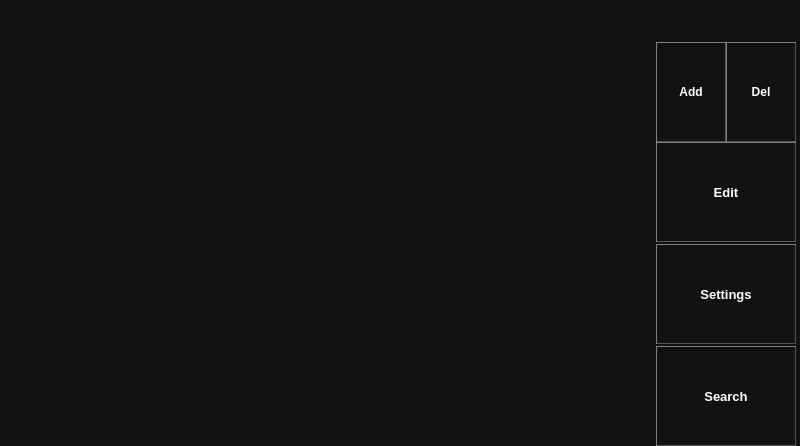
  <widget class="QWidget" name="centralwidget">
   <property name="minimumSize">
    <size>
     <width>800</width>
     <height>0</height>
    </size>
   </property>
   <property name="autoFillBackground">
    <bool>false</bool>
   </property>
   <property name="styleSheet">
    <string notr="true">QWidget {
	background-color:rgb(18, 18, 18);
	border-color: white;
}</string>
   </property>
   <layout class="QHBoxLayout" name="horizontalLayout">
    <property name="spacing">
     <number>4</number>
    </property>
    <property name="leftMargin">
     <number>4</number>
    </property>
    <property name="topMargin">
     <number>0</number>
    </property>
    <property name="rightMargin">
     <number>4</number>
    </property>
    <property name="bottomMargin">
     <number>0</number>
    </property>
    <item>
     <layout class="QVBoxLayout" name="verticalLayout">
      <item>
       <spacer name="horizontalSpacer">
        <property name="orientation">
         <enum>Qt::Horizontal</enum>
        </property>
        <property name="sizeType">
         <enum>QSizePolicy::Expanding</enum>
        </property>
        <property name="sizeHint" stdset="0">
         <size>
          <width>40</width>
          <height>20</height>
         </size>
        </property>
       </spacer>
      </item>
     </layout>
    </item>
    <item>
     <layout class="QVBoxLayout" name="verticalLayout_2">
      <property name="spacing">
       <number>0</number>
      </property>
      <property name="sizeConstraint">
       <enum>QLayout::SetNoConstraint</enum>
      </property>
      <property name="leftMargin">
       <number>0</number>
      </property>
      <property name="topMargin">
       <number>0</number>
      </property>
      <property name="rightMargin">
       <number>0</number>
      </property>
      <property name="bottomMargin">
       <number>0</number>
      </property>
      <item>
       <spacer name="verticalSpacer_3">
        <property name="orientation">
         <enum>Qt::Vertical</enum>
        </property>
        <property name="sizeType">
         <enum>QSizePolicy::Fixed</enum>
        </property>
        <property name="sizeHint" stdset="0">
         <size>
          <width>20</width>
          <height>2</height>
         </size>
        </property>
       </spacer>
      </item>
      <item>
       <spacer name="verticalSpacer">
        <property name="orientation">
         <enum>Qt::Vertical</enum>
        </property>
        <property name="sizeType">
         <enum>QSizePolicy::Expanding</enum>
        </property>
        <property name="sizeHint" stdset="0">
         <size>
          <width>20</width>
          <height>40</height>
         </size>
        </property>
       </spacer>
      </item>
      <item>
       <layout class="QHBoxLayout" name="horizontalLayout_2">
        <property name="spacing">
         <number>0</number>
        </property>
        <item>
         <widget class="QPushButton" name="pushButton_3">
          <property name="sizePolicy">
           <sizepolicy hsizetype="Minimum" vsizetype="Fixed">
            <horstretch>0</horstretch>
            <verstretch>0</verstretch>
           </sizepolicy>
          </property>
          <property name="minimumSize">
           <size>
            <width>70</width>
            <height>100</height>
           </size>
          </property>
          <property name="font">
           <font>
            <family>Arial</family>
            <weight>75</weight>
            <bold>true</bold>
           </font>
          </property>
          <property name="styleSheet">
           <string notr="true">QPushButton{
	background-color:rgb(18, 18, 18);
	color: white;
	border-style: outset;
	border-width: 0.5px;
    border-color: rgb(82, 87, 90);
	background-repeat: no-repeat;
}
QPushButton:hover{
	background-color:rgb(54, 57, 63);
	color: white;
	background-repeat: no-repeat;
}</string>
          </property>
          <property name="text">
           <string>Add</string>
          </property>
          <property name="icon">
           <iconset resource="material_design.qrc">
            <normaloff>:/new/prefix1/resources/add_circle_outline-white-24dp.svg</normaloff>:/new/prefix1/resources/add_circle_outline-white-24dp.svg</iconset>
          </property>
         </widget>
        </item>
        <item>
         <widget class="QPushButton" name="pushButton">
          <property name="sizePolicy">
           <sizepolicy hsizetype="Minimum" vsizetype="Fixed">
            <horstretch>70</horstretch>
            <verstretch>100</verstretch>
           </sizepolicy>
          </property>
          <property name="minimumSize">
           <size>
            <width>70</width>
            <height>100</height>
           </size>
          </property>
          <property name="font">
           <font>
            <family>Arial</family>
            <weight>75</weight>
            <bold>true</bold>
           </font>
          </property>
          <property name="styleSheet">
           <string notr="true">QPushButton{
	background-color:rgb(18, 18, 18);
	color: white;
	border-style: outset;
	border-width: 0.5px;
    border-color: rgb(82, 87, 90);
	background-repeat: no-repeat;
}
QPushButton:hover{
	background-color:rgb(54, 57, 63);
	color: white;
	background-repeat: no-repeat;
}</string>
          </property>
          <property name="text">
           <string>Del</string>
          </property>
          <property name="icon">
           <iconset resource="material_design.qrc">
            <normaloff>:/new/prefix1/resources/delete-white-24dp.svg</normaloff>:/new/prefix1/resources/delete-white-24dp.svg</iconset>
          </property>
         </widget>
        </item>
       </layout>
      </item>
      <item>
       <widget class="QPushButton" name="pushButton_2">
        <property name="sizePolicy">
         <sizepolicy hsizetype="Minimum" vsizetype="Fixed">
          <horstretch>0</horstretch>
          <verstretch>0</verstretch>
         </sizepolicy>
        </property>
        <property name="minimumSize">
         <size>
          <width>140</width>
          <height>100</height>
         </size>
        </property>
        <property name="palette">
         <palette>
          <active>
           <colorrole role="WindowText">
            <brush brushstyle="SolidPattern">
             <color alpha="255">
              <red>255</red>
              <green>255</green>
              <blue>255</blue>
             </color>
            </brush>
           </colorrole>
           <colorrole role="Button">
            <brush brushstyle="SolidPattern">
             <color alpha="255">
              <red>18</red>
              <green>18</green>
              <blue>18</blue>
             </color>
            </brush>
           </colorrole>
           <colorrole role="Text">
            <brush brushstyle="SolidPattern">
             <color alpha="255">
              <red>255</red>
              <green>255</green>
              <blue>255</blue>
             </color>
            </brush>
           </colorrole>
           <colorrole role="ButtonText">
            <brush brushstyle="SolidPattern">
             <color alpha="255">
              <red>255</red>
              <green>255</green>
              <blue>255</blue>
             </color>
            </brush>
           </colorrole>
           <colorrole role="Base">
            <brush brushstyle="SolidPattern">
             <color alpha="255">
              <red>18</red>
              <green>18</green>
              <blue>18</blue>
             </color>
            </brush>
           </colorrole>
           <colorrole role="Window">
            <brush brushstyle="SolidPattern">
             <color alpha="255">
              <red>18</red>
              <green>18</green>
              <blue>18</blue>
             </color>
            </brush>
           </colorrole>
           <colorrole role="PlaceholderText">
            <brush brushstyle="NoBrush">
             <color alpha="128">
              <red>255</red>
              <green>255</green>
              <blue>255</blue>
             </color>
            </brush>
           </colorrole>
          </active>
          <inactive>
           <colorrole role="WindowText">
            <brush brushstyle="SolidPattern">
             <color alpha="255">
              <red>255</red>
              <green>255</green>
              <blue>255</blue>
             </color>
            </brush>
           </colorrole>
           <colorrole role="Button">
            <brush brushstyle="SolidPattern">
             <color alpha="255">
              <red>18</red>
              <green>18</green>
              <blue>18</blue>
             </color>
            </brush>
           </colorrole>
           <colorrole role="Text">
            <brush brushstyle="SolidPattern">
             <color alpha="255">
              <red>255</red>
              <green>255</green>
              <blue>255</blue>
             </color>
            </brush>
           </colorrole>
           <colorrole role="ButtonText">
            <brush brushstyle="SolidPattern">
             <color alpha="255">
              <red>255</red>
              <green>255</green>
              <blue>255</blue>
             </color>
            </brush>
           </colorrole>
           <colorrole role="Base">
            <brush brushstyle="SolidPattern">
             <color alpha="255">
              <red>18</red>
              <green>18</green>
              <blue>18</blue>
             </color>
            </brush>
           </colorrole>
           <colorrole role="Window">
            <brush brushstyle="SolidPattern">
             <color alpha="255">
              <red>18</red>
              <green>18</green>
              <blue>18</blue>
             </color>
            </brush>
           </colorrole>
           <colorrole role="PlaceholderText">
            <brush brushstyle="NoBrush">
             <color alpha="128">
              <red>255</red>
              <green>255</green>
              <blue>255</blue>
             </color>
            </brush>
           </colorrole>
          </inactive>
          <disabled>
           <colorrole role="WindowText">
            <brush brushstyle="SolidPattern">
             <color alpha="255">
              <red>255</red>
              <green>255</green>
              <blue>255</blue>
             </color>
            </brush>
           </colorrole>
           <colorrole role="Button">
            <brush brushstyle="SolidPattern">
             <color alpha="255">
              <red>18</red>
              <green>18</green>
              <blue>18</blue>
             </color>
            </brush>
           </colorrole>
           <colorrole role="Text">
            <brush brushstyle="SolidPattern">
             <color alpha="255">
              <red>255</red>
              <green>255</green>
              <blue>255</blue>
             </color>
            </brush>
           </colorrole>
           <colorrole role="ButtonText">
            <brush brushstyle="SolidPattern">
             <color alpha="255">
              <red>255</red>
              <green>255</green>
              <blue>255</blue>
             </color>
            </brush>
           </colorrole>
           <colorrole role="Base">
            <brush brushstyle="SolidPattern">
             <color alpha="255">
              <red>18</red>
              <green>18</green>
              <blue>18</blue>
             </color>
            </brush>
           </colorrole>
           <colorrole role="Window">
            <brush brushstyle="SolidPattern">
             <color alpha="255">
              <red>18</red>
              <green>18</green>
              <blue>18</blue>
             </color>
            </brush>
           </colorrole>
           <colorrole role="PlaceholderText">
            <brush brushstyle="NoBrush">
             <color alpha="128">
              <red>255</red>
              <green>255</green>
              <blue>255</blue>
             </color>
            </brush>
           </colorrole>
          </disabled>
         </palette>
        </property>
        <property name="font">
         <font>
          <family>Arial</family>
          <pointsize>10</pointsize>
          <weight>75</weight>
          <bold>true</bold>
         </font>
        </property>
        <property name="cursor">
         <cursorShape>PointingHandCursor</cursorShape>
        </property>
        <property name="styleSheet">
         <string notr="true">QPushButton{
	background-color:rgb(18, 18, 18);
	color: white;
	border-style: outset;
	border-width: 0.5px;
    border-color: rgb(82, 87, 90);
	background-repeat: no-repeat;
}
QPushButton:hover{
	background-color:rgb(54, 57, 63);
	color: white;
	background-repeat: no-repeat;
}</string>
        </property>
        <property name="locale">
         <locale language="English" country="UnitedKingdom"/>
        </property>
        <property name="text">
         <string>Edit</string>
        </property>
        <property name="icon">
         <iconset resource="material_design.qrc">
          <normaloff>:/new/prefix1/resources/edit-white-24dp.svg</normaloff>:/new/prefix1/resources/edit-white-24dp.svg</iconset>
        </property>
       </widget>
      </item>
      <item>
       <spacer name="verticalSpacer_2">
        <property name="orientation">
         <enum>Qt::Vertical</enum>
        </property>
        <property name="sizeType">
         <enum>QSizePolicy::Fixed</enum>
        </property>
        <property name="sizeHint" stdset="0">
         <size>
          <width>20</width>
          <height>2</height>
         </size>
        </property>
       </spacer>
      </item>
      <item>
       <widget class="QPushButton" name="pushButton_5">
        <property name="sizePolicy">
         <sizepolicy hsizetype="Minimum" vsizetype="Fixed">
          <horstretch>0</horstretch>
          <verstretch>0</verstretch>
         </sizepolicy>
        </property>
        <property name="minimumSize">
         <size>
          <width>140</width>
          <height>100</height>
         </size>
        </property>
        <property name="maximumSize">
         <size>
          <width>16777215</width>
          <height>100</height>
         </size>
        </property>
        <property name="palette">
         <palette>
          <active>
           <colorrole role="WindowText">
            <brush brushstyle="SolidPattern">
             <color alpha="255">
              <red>255</red>
              <green>255</green>
              <blue>255</blue>
             </color>
            </brush>
           </colorrole>
           <colorrole role="Button">
            <brush brushstyle="SolidPattern">
             <color alpha="255">
              <red>18</red>
              <green>18</green>
              <blue>18</blue>
             </color>
            </brush>
           </colorrole>
           <colorrole role="Text">
            <brush brushstyle="SolidPattern">
             <color alpha="255">
              <red>255</red>
              <green>255</green>
              <blue>255</blue>
             </color>
            </brush>
           </colorrole>
           <colorrole role="ButtonText">
            <brush brushstyle="SolidPattern">
             <color alpha="255">
              <red>255</red>
              <green>255</green>
              <blue>255</blue>
             </color>
            </brush>
           </colorrole>
           <colorrole role="Base">
            <brush brushstyle="SolidPattern">
             <color alpha="255">
              <red>18</red>
              <green>18</green>
              <blue>18</blue>
             </color>
            </brush>
           </colorrole>
           <colorrole role="Window">
            <brush brushstyle="SolidPattern">
             <color alpha="255">
              <red>18</red>
              <green>18</green>
              <blue>18</blue>
             </color>
            </brush>
           </colorrole>
           <colorrole role="PlaceholderText">
            <brush brushstyle="NoBrush">
             <color alpha="128">
              <red>255</red>
              <green>255</green>
              <blue>255</blue>
             </color>
            </brush>
           </colorrole>
          </active>
          <inactive>
           <colorrole role="WindowText">
            <brush brushstyle="SolidPattern">
             <color alpha="255">
              <red>255</red>
              <green>255</green>
              <blue>255</blue>
             </color>
            </brush>
           </colorrole>
           <colorrole role="Button">
            <brush brushstyle="SolidPattern">
             <color alpha="255">
              <red>18</red>
              <green>18</green>
              <blue>18</blue>
             </color>
            </brush>
           </colorrole>
           <colorrole role="Text">
            <brush brushstyle="SolidPattern">
             <color alpha="255">
              <red>255</red>
              <green>255</green>
              <blue>255</blue>
             </color>
            </brush>
           </colorrole>
           <colorrole role="ButtonText">
            <brush brushstyle="SolidPattern">
             <color alpha="255">
              <red>255</red>
              <green>255</green>
              <blue>255</blue>
             </color>
            </brush>
           </colorrole>
           <colorrole role="Base">
            <brush brushstyle="SolidPattern">
             <color alpha="255">
              <red>18</red>
              <green>18</green>
              <blue>18</blue>
             </color>
            </brush>
           </colorrole>
           <colorrole role="Window">
            <brush brushstyle="SolidPattern">
             <color alpha="255">
              <red>18</red>
              <green>18</green>
              <blue>18</blue>
             </color>
            </brush>
           </colorrole>
           <colorrole role="PlaceholderText">
            <brush brushstyle="NoBrush">
             <color alpha="128">
              <red>255</red>
              <green>255</green>
              <blue>255</blue>
             </color>
            </brush>
           </colorrole>
          </inactive>
          <disabled>
           <colorrole role="WindowText">
            <brush brushstyle="SolidPattern">
             <color alpha="255">
              <red>255</red>
              <green>255</green>
              <blue>255</blue>
             </color>
            </brush>
           </colorrole>
           <colorrole role="Button">
            <brush brushstyle="SolidPattern">
             <color alpha="255">
              <red>18</red>
              <green>18</green>
              <blue>18</blue>
             </color>
            </brush>
           </colorrole>
           <colorrole role="Text">
            <brush brushstyle="SolidPattern">
             <color alpha="255">
              <red>255</red>
              <green>255</green>
              <blue>255</blue>
             </color>
            </brush>
           </colorrole>
           <colorrole role="ButtonText">
            <brush brushstyle="SolidPattern">
             <color alpha="255">
              <red>255</red>
              <green>255</green>
              <blue>255</blue>
             </color>
            </brush>
           </colorrole>
           <colorrole role="Base">
            <brush brushstyle="SolidPattern">
             <color alpha="255">
              <red>18</red>
              <green>18</green>
              <blue>18</blue>
             </color>
            </brush>
           </colorrole>
           <colorrole role="Window">
            <brush brushstyle="SolidPattern">
             <color alpha="255">
              <red>18</red>
              <green>18</green>
              <blue>18</blue>
             </color>
            </brush>
           </colorrole>
           <colorrole role="PlaceholderText">
            <brush brushstyle="NoBrush">
             <color alpha="128">
              <red>255</red>
              <green>255</green>
              <blue>255</blue>
             </color>
            </brush>
           </colorrole>
          </disabled>
         </palette>
        </property>
        <property name="font">
         <font>
          <family>Arial</family>
          <pointsize>10</pointsize>
          <weight>75</weight>
          <bold>true</bold>
         </font>
        </property>
        <property name="cursor">
         <cursorShape>PointingHandCursor</cursorShape>
        </property>
        <property name="styleSheet">
         <string notr="true">QPushButton{
	background-color:rgb(18, 18, 18);
	color: white;
	border-style: outset;
	border-width: 0.5px;
    border-color: rgb(82, 87, 90);
}
QPushButton:hover{
	background-color:rgb(54, 57, 63);
	color: white;
	background-repeat: no-repeat;
}</string>
        </property>
        <property name="locale">
         <locale language="English" country="UnitedKingdom"/>
        </property>
        <property name="text">
         <string>Settings</string>
        </property>
        <property name="icon">
         <iconset resource="material_design.qrc">
          <normaloff>:/new/prefix1/resources/settings-white-24dp.svg</normaloff>:/new/prefix1/resources/settings-white-24dp.svg</iconset>
        </property>
       </widget>
      </item>
      <item>
       <spacer name="verticalSpacer_4">
        <property name="orientation">
         <enum>Qt::Vertical</enum>
        </property>
        <property name="sizeType">
         <enum>QSizePolicy::Fixed</enum>
        </property>
        <property name="sizeHint" stdset="0">
         <size>
          <width>20</width>
          <height>2</height>
         </size>
        </property>
       </spacer>
      </item>
      <item>
       <widget class="QPushButton" name="search">
        <property name="sizePolicy">
         <sizepolicy hsizetype="Minimum" vsizetype="Fixed">
          <horstretch>0</horstretch>
          <verstretch>0</verstretch>
         </sizepolicy>
        </property>
        <property name="minimumSize">
         <size>
          <width>140</width>
          <height>100</height>
         </size>
        </property>
        <property name="palette">
         <palette>
          <active>
           <colorrole role="WindowText">
            <brush brushstyle="SolidPattern">
             <color alpha="255">
              <red>255</red>
              <green>255</green>
              <blue>255</blue>
             </color>
            </brush>
           </colorrole>
           <colorrole role="Button">
            <brush brushstyle="SolidPattern">
             <color alpha="255">
              <red>18</red>
              <green>18</green>
              <blue>18</blue>
             </color>
            </brush>
           </colorrole>
           <colorrole role="Text">
            <brush brushstyle="SolidPattern">
             <color alpha="255">
              <red>255</red>
              <green>255</green>
              <blue>255</blue>
             </color>
            </brush>
           </colorrole>
           <colorrole role="ButtonText">
            <brush brushstyle="SolidPattern">
             <color alpha="255">
              <red>255</red>
              <green>255</green>
              <blue>255</blue>
             </color>
            </brush>
           </colorrole>
           <colorrole role="Base">
            <brush brushstyle="SolidPattern">
             <color alpha="255">
              <red>18</red>
              <green>18</green>
              <blue>18</blue>
             </color>
            </brush>
           </colorrole>
           <colorrole role="Window">
            <brush brushstyle="SolidPattern">
             <color alpha="255">
              <red>18</red>
              <green>18</green>
              <blue>18</blue>
             </color>
            </brush>
           </colorrole>
           <colorrole role="PlaceholderText">
            <brush brushstyle="NoBrush">
             <color alpha="128">
              <red>255</red>
              <green>255</green>
              <blue>255</blue>
             </color>
            </brush>
           </colorrole>
          </active>
          <inactive>
           <colorrole role="WindowText">
            <brush brushstyle="SolidPattern">
             <color alpha="255">
              <red>255</red>
              <green>255</green>
              <blue>255</blue>
             </color>
            </brush>
           </colorrole>
           <colorrole role="Button">
            <brush brushstyle="SolidPattern">
             <color alpha="255">
              <red>18</red>
              <green>18</green>
              <blue>18</blue>
             </color>
            </brush>
           </colorrole>
           <colorrole role="Text">
            <brush brushstyle="SolidPattern">
             <color alpha="255">
              <red>255</red>
              <green>255</green>
              <blue>255</blue>
             </color>
            </brush>
           </colorrole>
           <colorrole role="ButtonText">
            <brush brushstyle="SolidPattern">
             <color alpha="255">
              <red>255</red>
              <green>255</green>
              <blue>255</blue>
             </color>
            </brush>
           </colorrole>
           <colorrole role="Base">
            <brush brushstyle="SolidPattern">
             <color alpha="255">
              <red>18</red>
              <green>18</green>
              <blue>18</blue>
             </color>
            </brush>
           </colorrole>
           <colorrole role="Window">
            <brush brushstyle="SolidPattern">
             <color alpha="255">
              <red>18</red>
              <green>18</green>
              <blue>18</blue>
             </color>
            </brush>
           </colorrole>
           <colorrole role="PlaceholderText">
            <brush brushstyle="NoBrush">
             <color alpha="128">
              <red>255</red>
              <green>255</green>
              <blue>255</blue>
             </color>
            </brush>
           </colorrole>
          </inactive>
          <disabled>
           <colorrole role="WindowText">
            <brush brushstyle="SolidPattern">
             <color alpha="255">
              <red>255</red>
              <green>255</green>
              <blue>255</blue>
             </color>
            </brush>
           </colorrole>
           <colorrole role="Button">
            <brush brushstyle="SolidPattern">
             <color alpha="255">
              <red>18</red>
              <green>18</green>
              <blue>18</blue>
             </color>
            </brush>
           </colorrole>
           <colorrole role="Text">
            <brush brushstyle="SolidPattern">
             <color alpha="255">
              <red>255</red>
              <green>255</green>
              <blue>255</blue>
             </color>
            </brush>
           </colorrole>
           <colorrole role="ButtonText">
            <brush brushstyle="SolidPattern">
             <color alpha="255">
              <red>255</red>
              <green>255</green>
              <blue>255</blue>
             </color>
            </brush>
           </colorrole>
           <colorrole role="Base">
            <brush brushstyle="SolidPattern">
             <color alpha="255">
              <red>18</red>
              <green>18</green>
              <blue>18</blue>
             </color>
            </brush>
           </colorrole>
           <colorrole role="Window">
            <brush brushstyle="SolidPattern">
             <color alpha="255">
              <red>18</red>
              <green>18</green>
              <blue>18</blue>
             </color>
            </brush>
           </colorrole>
           <colorrole role="PlaceholderText">
            <brush brushstyle="NoBrush">
             <color alpha="128">
              <red>255</red>
              <green>255</green>
              <blue>255</blue>
             </color>
            </brush>
           </colorrole>
          </disabled>
         </palette>
        </property>
        <property name="font">
         <font>
          <family>Arial</family>
          <pointsize>10</pointsize>
          <weight>75</weight>
          <italic>false</italic>
          <bold>true</bold>
          <underline>false</underline>
          <strikeout>false</strikeout>
         </font>
        </property>
        <property name="cursor">
         <cursorShape>PointingHandCursor</cursorShape>
        </property>
        <property name="styleSheet">
         <string notr="true">QPushButton{
	background-color:rgb(18, 18, 18);
	color: white;
	border-style: outset;
	border-width: 0.5px;
    border-color: rgb(82, 87, 90);
}
QPushButton:hover{
	background-color:rgb(54, 57, 63);
	color: white;
	background-repeat: no-repeat;
}</string>
        </property>
        <property name="locale">
         <locale language="English" country="UnitedKingdom"/>
        </property>
        <property name="text">
         <string>Search</string>
        </property>
        <property name="icon">
         <iconset resource="material_design.qrc">
          <normaloff>:/new/prefix1/resources/search-white-24dp.svg</normaloff>:/new/prefix1/resources/search-white-24dp.svg</iconset>
        </property>
       </widget>
      </item>
     </layout>
    </item>
   </layout>
  </widget>
